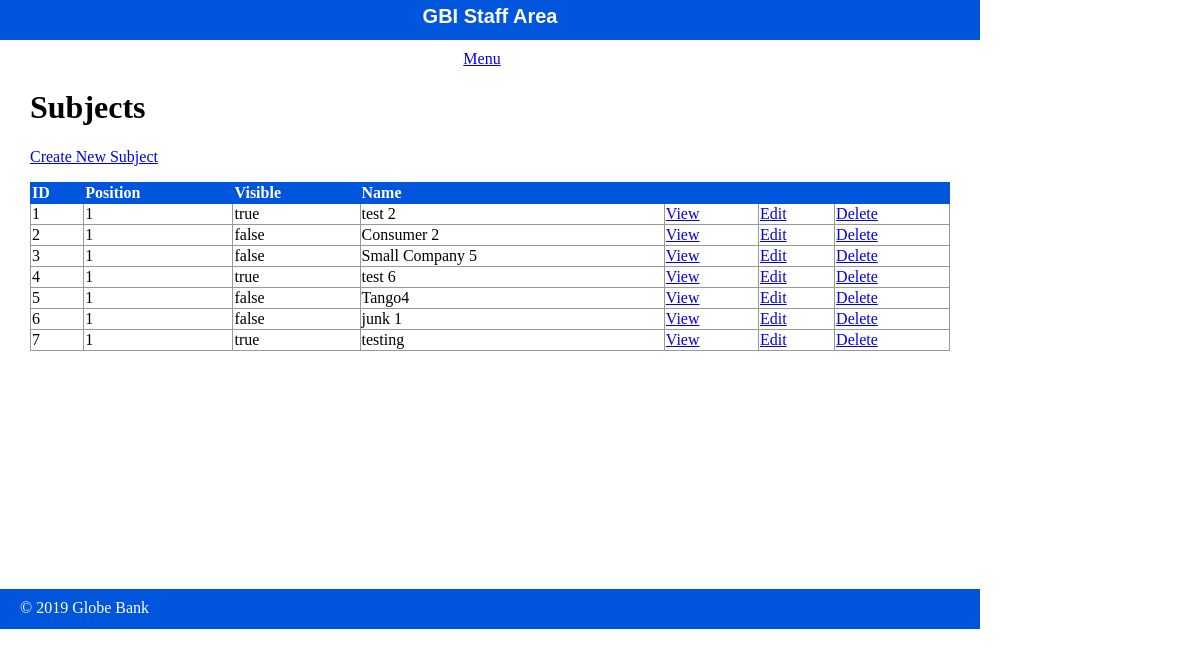
Page /globe_bank/public/staff/subject/index.php on the committed database.
### tables this page shows
CREATE TABLE `subjects` (
  `id` int(11) NOT NULL,
  `menu_name` varchar(255) DEFAULT NULL,
  `position` int(3) DEFAULT NULL,
  `visible` tinyint(1) DEFAULT NULL
);

### globe_bank/private/functions.php (called while the page is built, shortened)
<?php
function url_for($script_path) {
    return WWW_ROOT . $script_path;
}
function u($string="") {
    return urlencode($string);
}
function h($string="") {
    return htmlspecialchars($string);
}
?>

### globe_bank/private/query_functions.php (called while the page is built, shortened)
<?php
function find_all_subjects() {
  global $db;
  $sql = "SELECT * FROM subjects ";
  $sql .= "ORDER BY position ASC";
  $result = mysqli_query($db, $sql);
  return $result;
}
?>

### globe_bank/public/staff/subject/index.php (the view, shortened to what this page needs)
<?php
    $subject_set = find_all_subjects();
?>
<?php include(SHARED_PATH . '/staff_header.php'); ?>
<div id="content">
  <div class="subjects listing">
      <h1>Subjects</h1>
      <div class="actions">
      <a class="action" href="<?php echo url_for('/staff/subject/new.php'); ?>">Create New Subject</a>
      </div>
      <table class="list">
        <tr>
          <th>ID</th>
          <th>Position</th>
          <th>Visible</th>
          <th>Name</th>
          <th>&nbsp;</th>
          <th>&nbsp;</th>
          <th>&nbsp;</th>
        </tr>
        <?php while($subject = mysqli_fetch_assoc($subject_set)) { ?>
        <tr>
          <td><?php echo h($subject['id']); ?></td>
          <td><?php echo h($subject['position']); ?></td>
          <td><?php echo $subject['visible'] == 1 ? 'true' : 'false'; ?></td>
          <td><?php echo h($subject['menu_name']); ?></td>
          <td><a class="action" href="<?php echo url_for('/staff/subject/show.php?id=' . h(u($subject['id']))); ?>">View</a></td>
          <td><a class="action" href="<?php echo url_for('/staff/subject/edit.php?id=' . h(u($subject['id']))); ?>">Edit</a></td>
          <td><a class="action" href="<?php echo url_for('/staff/subject/delete.php?id=' . h(u($subject['id']))); ?>">Delete</a></td>
        </tr>
        <?php } ?>
      </table>
  </div>
</div>
<?php include(SHARED_PATH . '/staff_footer.php'); ?>

### globe_bank/public/stylesheets/staff.css (style rules this page uses)
html { height: 100%; width: 100%; }
body { height: 980px; width: 100%; margin: 0; padding: 0; }
#content { width: 920px; min-height: 500px; padding: 0 30px; }
.actions { margin-bottom: 1em; }
table { border-collapse: collapse; vertical-align: top; }
table.list { width: 100%; }
table.list tr td { border: 1px solid #999999; }
table.list tr th { border: 1px solid #0055DD; background: #0055DD; color: white; text-align: left; }

### rows in the picture
subjects: id "1", position "1", visible "true", menu_name "test 2"
subjects: id "2", position "1", visible "false", menu_name "Consumer 2"
subjects: id "3", position "1", visible "false", menu_name "Small Company 5"
subjects: id "4", position "1", visible "true", menu_name "test 6"
subjects: id "5", position "1", visible "false", menu_name "Tango4"
subjects: id "6", position "1", visible "false", menu_name "junk 1"
subjects: id "7", position "1", visible "true", menu_name "testing"
